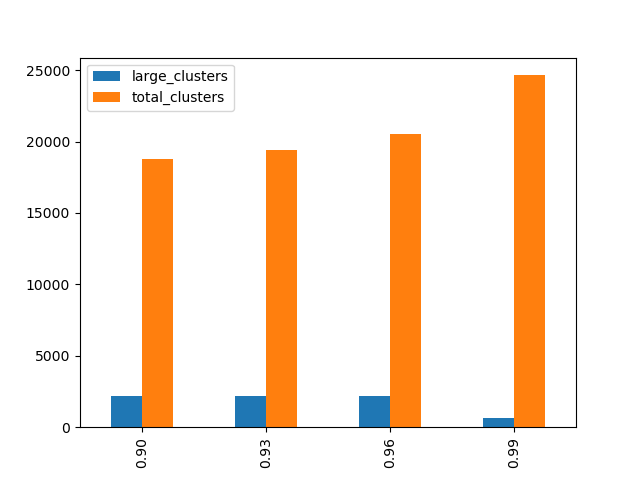

This chart was generated by the following Python code:
from itertools import groupby
from glob import glob
import matplotlib.pyplot as plt
import pandas as pd


def fasta_iter(fasta_name):
    fh = open(fasta_name, 'r')
    faiter = (x[1] for x in groupby(fh, lambda line: line[0] == ">"))
    for header in faiter:
        header = next(header)[1:].strip()
        seq = "".join(s.strip() for s in next(faiter))
        yield header, seq



histo = {
    "large_clusters" : dict(),
    "total_clusters" : dict(),
}


for file in sorted(glob("./*.clstr")):
    sim_threshold = file.split("_")[1]
    total_clusters = 0
    large_clusters = 0

    for header, seq in fasta_iter(file):
        size = seq.count('nt')
        total_clusters += 1
        if size > 1:
            large_clusters += 1

    histo["total_clusters"][sim_threshold] = total_clusters
    histo["large_clusters"][sim_threshold] = large_clusters


pd.DataFrame(histo).plot(kind='bar')
plt.show()
